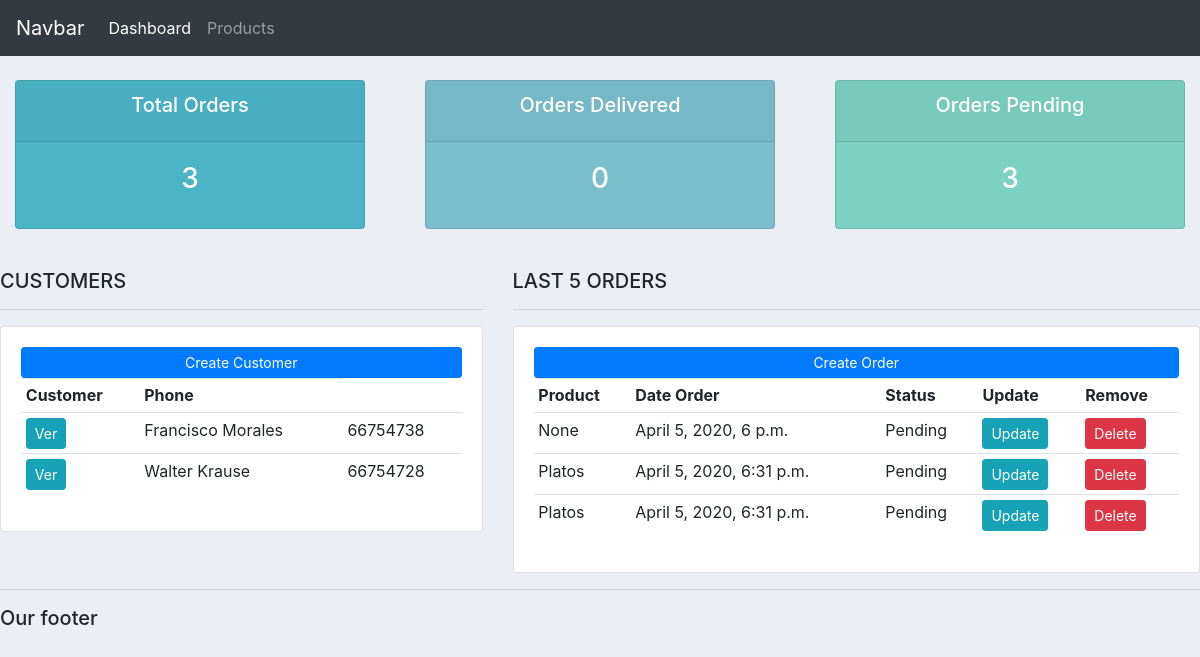
/, run on an earlier commit of the app's database.
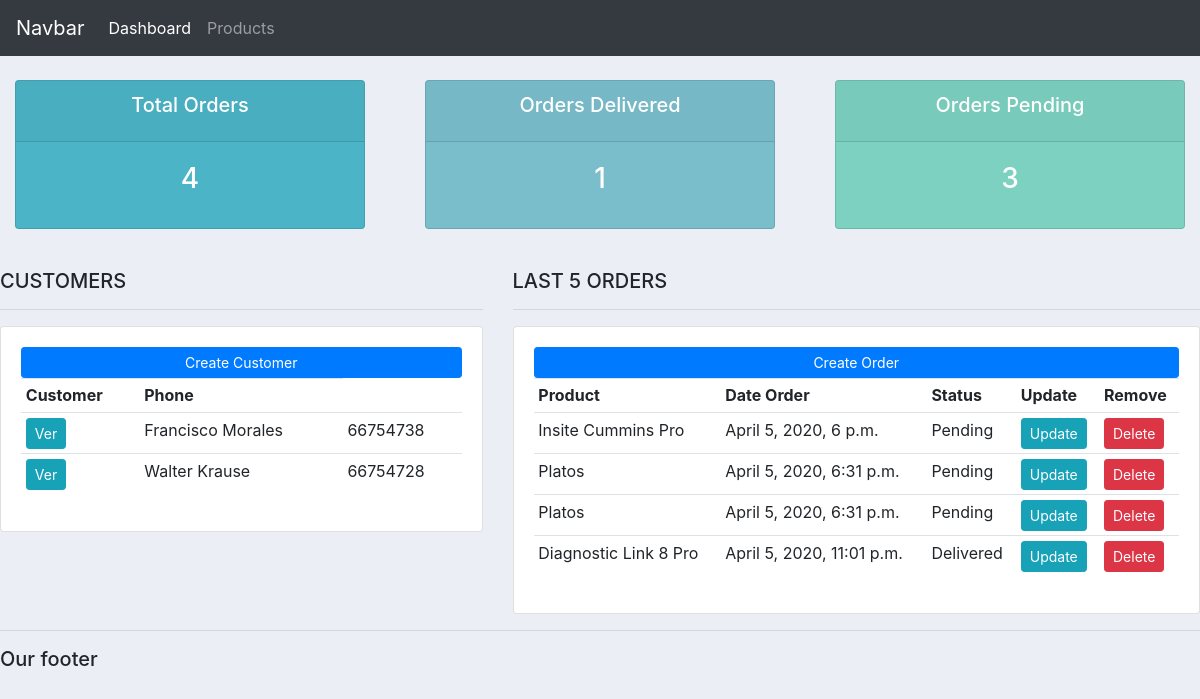
And on a later commit of the database.
### accounts/models.py (models this page shows, shortened)
class Customer(models.Model):
    name         = models.CharField(max_length=200, null=True)
    phone        = models.CharField(max_length=200, null=True)
    email        = models.CharField(max_length=200, null=True)
    date_created = models.DateTimeField(auto_now_add=True, null=True)

class Order(models.Model):
    STATUS = (
        ('Pending', 'Pending'),
        ('Out of delivery', 'Out for delivery'),
        ('Delivered', 'Delivered'),
    )
    customer        = models.ForeignKey(Customer, null=True, on_delete=models.SET_NULL)
    product         = models.ForeignKey(Product, null=True, on_delete=models.SET_NULL)
    date_created    = models.DateTimeField(auto_now_add=True, null=True)
    status          = models.CharField(max_length=200, null=True, choices=STATUS)

class Product(models.Model):
    CATEGORY = (
        ('Indoor', 'Indoor'),
        ('Out Door', 'Out Door'),
    )
    name         = models.CharField(max_length=200, null=True)
    price        = models.FloatField(null=True)
    category     = models.CharField(max_length=200, null=True, choices=CATEGORY)
    description  = models.CharField(max_length=200, null=True, blank=True)
    date_created = models.DateTimeField(auto_now_add=True, null=True)
    tags         = models.ManyToManyField(Tag)
    def __str__(self):
        return self.name

### accounts/views.py (the view)
# urls.py: path('', views.home, name="home"),
def home(request):
	orders = Order.objects.all()
	customers = Customer.objects.all()
	total_customers = customers.count()
	total_orders = orders.count()
	delivered = orders.filter(status='Delivered').count()
	pending = orders.filter(status='Pending').count()
	context = {
		'orders':orders,
		'customers':customers,
		'total_orders': total_orders,
		'delivered': delivered,
		'pending': pending
		}
	return render(request, 'accounts/dashboard.html', context)

### accounts/templates/accounts/dashboard.html
{% extends 'accounts/main.html' %}
{% block content %}
{% include 'accounts/status.html' %}
<br>
<div class="row">
    <div class="col-md-5">
        <h5>CUSTOMERS</h5>
        <hr>
        <div class="card card-body">
            <a class="btn btn-primary btn-sm btn-block" href="">Create Customer</a>
            <table class="table table-sm">
                <tr>
                    <th>Customer</th>
                    <th>Phone</th>
                </tr>
                {% for customer in customers %}
					<tr>
                        <td><a class="btn btn-sm btn-info" href="{% url 'customer' customer.id %}
                        ">Ver</a></td>
						<td>{{ customer.name }}</td>
                        <td>{{ customer.phone }}</td>
					<tr>
				{% endfor %}
            </table>
        </div>
    </div>
    <div class="col-md-7">
        <h5>LAST 5 ORDERS</h5>
        <hr>
        <div class="card card-body">
            <a class="btn btn-primary btn-sm btn-block" href="{% url 'create_order' %}">Create Order</a>
            <table class="table table-sm">
                <tr>
                    <th>Product</th>
                    <th>Date Order</th>
                    <th>Status</th>
                    <th>Update</th>
                    <th>Remove</th>
                </tr>
                {% for order in orders %}
					<tr>
                        <td>{{ order.product }}</td>
						<td>{{ order.date_created }}</td>
                        <td>{{ order.status }}</td>
                        <td><a class="btn btn-sm btn-info" href="{% url 'update_order' order.id %}">Update</a></td>
                        <td><a class="btn btn-sm btn-danger" href="{% url 'delete_order' order.id %}">Delete</a></td>
					<tr>
				{% endfor %}
            </table>
        </div>
    </div>
</div>
{% endblock %}

What changed in the data, as far as the page shows it:
changed Order: product "None" → "Insite Cummins Pro"
added Order: product "Diagnostic Link 8 Pro", date_created "April 5, 2020, 11:01 p.m.", status "Delivered"
Also different on the page:
{{ total_orders }}: "3" → "4"
{{ delivered }}: "0" → "1"
